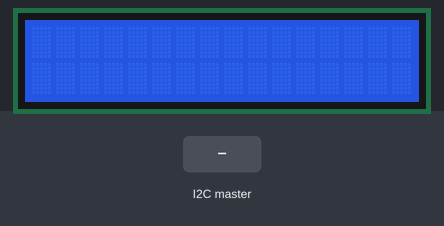
Bench run of a sketch on a simulated Arduino Uno, built with avr-gcc and run on an emulated ATmega328P. On the bench: 16×2 character LCD. The inputs (shaded band) are chosen by the test bench.

Above: at 1.2 s.
1.3 s: the I2C master sends the byte 1
2.8 s: the I2C master sends the byte 0
4.3 s: the I2C master sends the byte 2
5.8 s: the I2C master sends the byte 90
At 6.8 s:
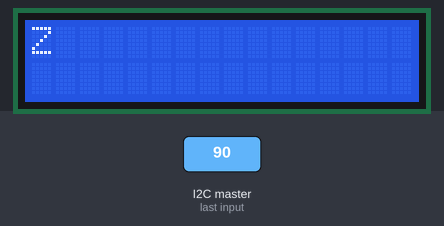
7.3 s: the I2C master sends the byte 200
At 7.9 s:
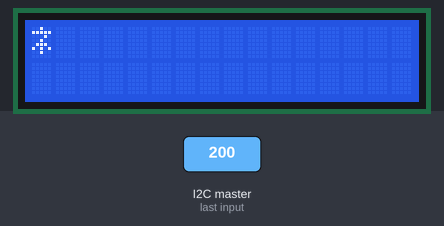
Timing chart, 0 to 9.8 s (numbered marks = the images above; inputs shaded):
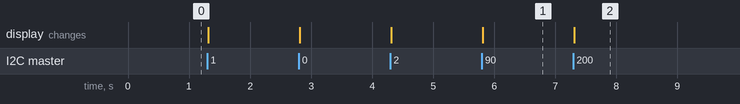

Measured:
- after the input at 5.8 s, the display: changes at once (image 1)
- after the input at 7.3 s, the display: changes at once (image 2)

The sketch:

I2C_Slave_LCDDisplay.ino
```cpp
/* This code is used to recieve data via I2C communication
 * prtocol and then display the data on LCD
 */

#include <Wire.h>
#include <LiquidCrystal.h>

const int RS = 12, E = 11, DB4 = 5, DB5 = 4, DB6 = 3, DB7 = 2;
LiquidCrystal lcd(RS, E, DB4,DB5, DB6, DB7); //create lcd object

void setup() {
  lcd.begin(16, 2); //16 columns and 2 rows
  Wire.begin(8); //read from address 8 (join I2C bus)
  Wire.onReceive(receiveEvent); //interupt when recive a data
}

void loop() {
}

void receiveEvent(int howMany) {
  lcd.clear();
  while(Wire.available()){
    char c = Wire.read(); // will receive the byte as a character
    lcd.print(c);
  }
}
```
